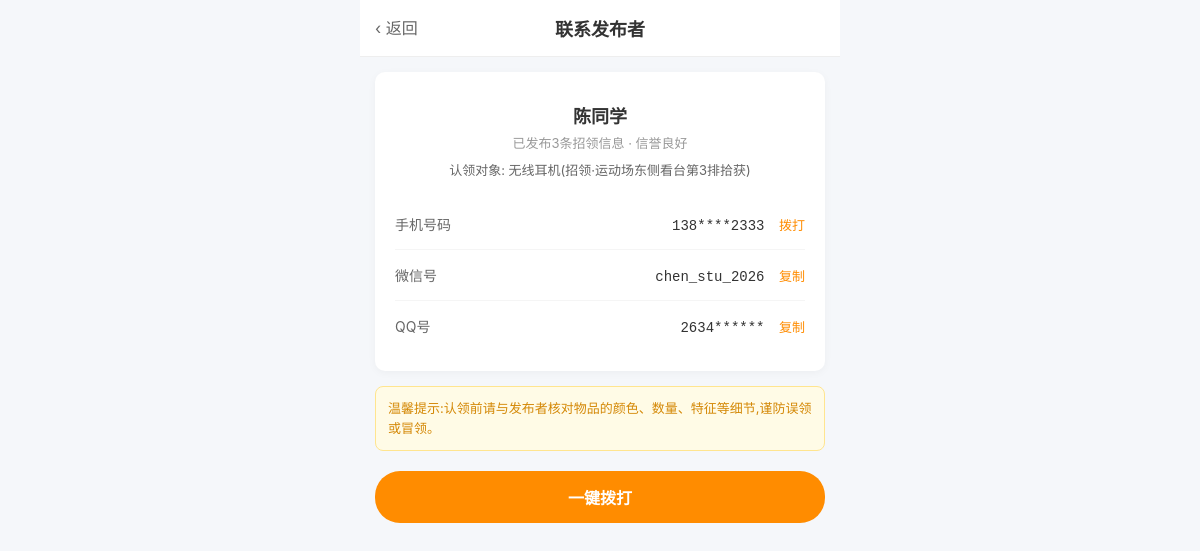
Screenshot of /contact/1 with the database file from the repository.
### tables this page shows
CREATE TABLE users (
            id INTEGER PRIMARY KEY AUTOINCREMENT,
            username TEXT NOT NULL
        );

CREATE TABLE items (
            id INTEGER PRIMARY KEY AUTOINCREMENT,
            title TEXT NOT NULL,
            item_type TEXT NOT NULL,
            category TEXT NOT NULL,
            location TEXT NOT NULL,
            time TEXT NOT NULL,
            description TEXT,
            status TEXT DEFAULT '进行中',
            user_id INTEGER NOT NULL,
            publish_time TEXT NOT NULL,
            view_count INTEGER DEFAULT 0,
            phone TEXT,
            wechat TEXT,
            qq TEXT
        );

### app.py (the view)
@app.route('/contact/<int:item_id>')
def contact_publisher(item_id):
    db = get_db()
    item = db.execute('''SELECT items.*, users.username
        FROM items JOIN users ON items.user_id = users.id
        WHERE items.id = ?''', (item_id,)).fetchone()
    if not item:
        return "物品不存在", 404
    masked_phone = mask_phone(item['phone'])
    masked_qq = mask_qq(item['qq'])
    return render_template('contact.html',
                         item=item,
                         masked_phone=masked_phone,
                         masked_qq=masked_qq,
                         user=CURRENT_USER)

### app.py (called while the page is built)
def get_db():
    db = getattr(g, '_database', None)
    if db is None:
        db = g._database = sqlite3.connect(DATABASE)
        db.row_factory = sqlite3.Row
    return db

@app.teardown_appcontext
def close_connection(exception):
    db = getattr(g, '_database', None)
    if db is not None:
        db.close()

def mask_phone(phone):
    if phone and len(phone) >= 11:
        return phone[:3] + "****" + phone[-4:]
    return phone

def mask_qq(qq):
    if qq and len(qq) >= 8:
        return qq[:4] + "******"
    return qq

### templates/contact.html (shortened to what this page needs)
{% extends 'base.html' %}
{% block back %}<a href="{{ url_for('item_detail', item_id=item.id) }}" class="back">‹ 返回</a>{% endblock %}
{% block title %}联系发布者{% endblock %}
{% block content %}
<div class="detail-card">
    <div style="text-align: center; padding: 10px 0 20px;">
        <div style="font-size: 18px; font-weight: 600; margin-bottom: 5px;">{{ item.username }}</div>
        <div style="font-size: 13px; color: #999;">已发布3条招领信息 · 信誉良好</div>
        <div style="font-size: 13px; color: #666; margin-top: 8px;">
            认领对象: {{ item.title }}({{ item.item_type }}·{{ item.location }}拾获)
        </div>
    </div>
    <div class="contact-row">
        <span class="contact-label">手机号码</span>
        <div>
            <span class="contact-value">{{ masked_phone }}</span>
            <a href="tel:{{ item.phone }}" class="copy-btn">拨打</a>
        </div>
    </div>
    <div class="contact-row">
        <span class="contact-label">微信号</span>
        <div>
            <span class="contact-value">{{ item.wechat }}</span>
            <span class="copy-btn" onclick="copyText('{{ item.wechat }}')">复制</span>
        </div>
    </div>
    <div class="contact-row">
        <span class="contact-label">QQ号</span>
        <div>
            <span class="contact-value">{{ masked_qq }}</span>
            <span class="copy-btn">复制</span>
        </div>
    </div>
</div>
<div class="tip-box">
    温馨提示:认领前请与发布者核对物品的颜色、数量、特征等细节,谨防误领或冒领。
</div>
<a href="tel:{{ item.phone }}" class="btn-primary">一键拨打</a>
{% endblock %}

### static/css/style.css (style rules this page uses)
* { margin: 0; padding: 0; box-sizing: border-box; font-family: -apple-system, BlinkMacSystemFont, "Segoe UI", Roboto, sans-serif; }
body { background: #f5f7fa; color: #333; max-width: 480px; margin: 0 auto; min-height: 100vh; padding-bottom: 60px; }
.header .back { position: absolute; left: 15px; top: 15px; font-size: 16px; color: #666; text-decoration: none; }
.detail-card { background: #fff; margin: 15px; border-radius: 10px; padding: 20px; box-shadow: 0 2px 8px rgba(0,0,0,0.04); }
.btn-primary { display: block; width: calc(100% - 30px); margin: 20px 15px; padding: 14px; background: #ff8c00; color: #fff; border: none; border-radius: 25px; font-size: 16px; font-weight: 600; text-align: center; text-decoration: none; cursor: pointer; }
.tip-box { background: #fffbe6; border: 1px solid #ffe58f; color: #d48806; padding: 12px; margin: 15px; border-radius: 8px; font-size: 13px; line-height: 1.5; }
.contact-row { display: flex; justify-content: space-between; align-items: center; padding: 15px 0; border-bottom: 1px solid #f5f5f5; }
.contact-row:last-child { border-bottom: none; }
.contact-label { font-size: 14px; color: #666; }
.contact-value { font-size: 14px; color: #333; font-family: monospace; }
.copy-btn { color: #ff8c00; font-size: 13px; margin-left: 10px; cursor: pointer; text-decoration: none; }

### rows the page displays
users: username "陈同学"
items: title "无线耳机", item_type "招领", location "运动场东侧看台第3排", wechat "chen_stu_2026"

### other values shown
{{ masked_phone }} "138****2333"
{{ masked_qq }} "2634******"
